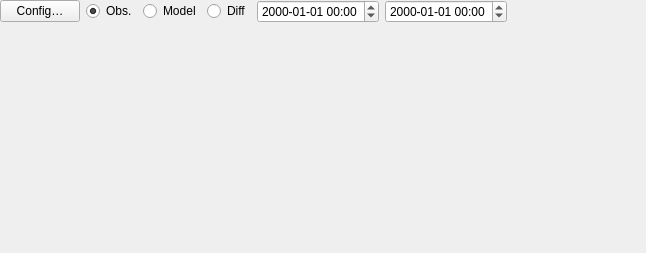
<?xml version="1.0" encoding="UTF-8"?>
<ui version="4.0">
 <class>TimeSeriesView</class>
 <widget class="QWidget" name="TimeSeriesView">
  <property name="geometry">
   <rect>
    <x>0</x>
    <y>0</y>
    <width>646</width>
    <height>253</height>
   </rect>
  </property>
  <property name="windowTitle">
   <string>Time Series</string>
  </property>
  <layout class="QVBoxLayout" name="verticalLayout">
   <property name="margin">
    <number>0</number>
   </property>
   <item>
    <layout class="QHBoxLayout" name="horizontalLayout">
     <item>
      <widget class="QPushButton" name="buttonConfig">
       <property name="text">
        <string>Config…</string>
       </property>
      </widget>
     </item>
     <item>
      <widget class="QRadioButton" name="radioObservations">
       <property name="text">
        <string>Obs.</string>
       </property>
       <property name="checked">
        <bool>true</bool>
       </property>
      </widget>
     </item>
     <item>
      <widget class="QRadioButton" name="radioModel">
       <property name="text">
        <string>Model</string>
       </property>
      </widget>
     </item>
     <item>
      <widget class="QRadioButton" name="radioDifference">
       <property name="text">
        <string>Diff</string>
       </property>
      </widget>
     </item>
     <item>
      <widget class="MiDateTimeEdit" name="timeFrom">
       <property name="currentSection">
        <enum>QDateTimeEdit::YearSection</enum>
       </property>
       <property name="displayFormat">
        <string>yyyy-MM-dd hh:mm</string>
       </property>
      </widget>
     </item>
     <item>
      <widget class="MiDateTimeEdit" name="timeTo">
       <property name="currentSection">
        <enum>QDateTimeEdit::YearSection</enum>
       </property>
       <property name="displayFormat">
        <string>yyyy-MM-dd hh:mm</string>
       </property>
      </widget>
     </item>
     <item>
      <spacer name="horizontalSpacer">
       <property name="orientation">
        <enum>Qt::Horizontal</enum>
       </property>
       <property name="sizeHint" stdset="0">
        <size>
         <width>40</width>
         <height>20</height>
        </size>
       </property>
      </spacer>
     </item>
    </layout>
   </item>
   <item>
    <widget class="TSglwidget" name="plot" native="true">
     <property name="sizePolicy">
      <sizepolicy hsizetype="Expanding" vsizetype="Expanding">
       <horstretch>0</horstretch>
       <verstretch>0</verstretch>
      </sizepolicy>
     </property>
     <property name="minimumSize">
      <size>
       <width>300</width>
       <height>200</height>
      </size>
     </property>
    </widget>
   </item>
  </layout>
 </widget>
 <customwidgets>
  <customwidget>
   <class>MiDateTimeEdit</class>
   <extends>QDateTimeEdit</extends>
   <header>MiDateTimeEdit.hh</header>
  </customwidget>
  <customwidget>
   <class>TSglwidget</class>
   <extends>QWidget</extends>
   <header>qTimeseries/TSglwidget.h</header>
   <container>1</container>
  </customwidget>
 </customwidgets>
 <resources/>
 <connections>
  <connection>
   <sender>buttonConfig</sender>
   <signal>clicked()</signal>
   <receiver>TimeSeriesView</receiver>
   <slot>onConfigButton()</slot>
   <hints>
    <hint type="sourcelabel">
     <x>102</x>
     <y>25</y>
    </hint>
    <hint type="destinationlabel">
     <x>43</x>
     <y>4</y>
    </hint>
   </hints>
  </connection>
  <connection>
   <sender>radioObservations</sender>
   <signal>clicked()</signal>
   <receiver>TimeSeriesView</receiver>
   <slot>onRadioPlot()</slot>
   <hints>
    <hint type="sourcelabel">
     <x>157</x>
     <y>21</y>
    </hint>
    <hint type="destinationlabel">
     <x>143</x>
     <y>6</y>
    </hint>
   </hints>
  </connection>
  <connection>
   <sender>radioModel</sender>
   <signal>clicked()</signal>
   <receiver>TimeSeriesView</receiver>
   <slot>onRadioPlot()</slot>
   <hints>
    <hint type="sourcelabel">
     <x>253</x>
     <y>24</y>
    </hint>
    <hint type="destinationlabel">
     <x>238</x>
     <y>7</y>
    </hint>
   </hints>
  </connection>
  <connection>
   <sender>radioDifference</sender>
   <signal>clicked()</signal>
   <receiver>TimeSeriesView</receiver>
   <slot>onRadioPlot()</slot>
   <hints>
    <hint type="sourcelabel">
     <x>369</x>
     <y>22</y>
    </hint>
    <hint type="destinationlabel">
     <x>351</x>
     <y>7</y>
    </hint>
   </hints>
  </connection>
  <connection>
   <sender>timeFrom</sender>
   <signal>dateTimeChanged(QDateTime)</signal>
   <receiver>TimeSeriesView</receiver>
   <slot>onDateFromChanged(QDateTime)</slot>
   <hints>
    <hint type="sourcelabel">
     <x>517</x>
     <y>17</y>
    </hint>
    <hint type="destinationlabel">
     <x>465</x>
     <y>4</y>
    </hint>
   </hints>
  </connection>
  <connection>
   <sender>timeTo</sender>
   <signal>dateTimeChanged(QDateTime)</signal>
   <receiver>TimeSeriesView</receiver>
   <slot>onDateToChanged(QDateTime)</slot>
   <hints>
    <hint type="sourcelabel">
     <x>643</x>
     <y>15</y>
    </hint>
    <hint type="destinationlabel">
     <x>615</x>
     <y>4</y>
    </hint>
   </hints>
  </connection>
 </connections>
 <slots>
  <slot>onConfigButton()</slot>
  <slot>onRadioPlot()</slot>
  <slot>onDateFromChanged(QDateTime)</slot>
  <slot>onDateToChanged(QDateTime)</slot>
 </slots>
</ui>
